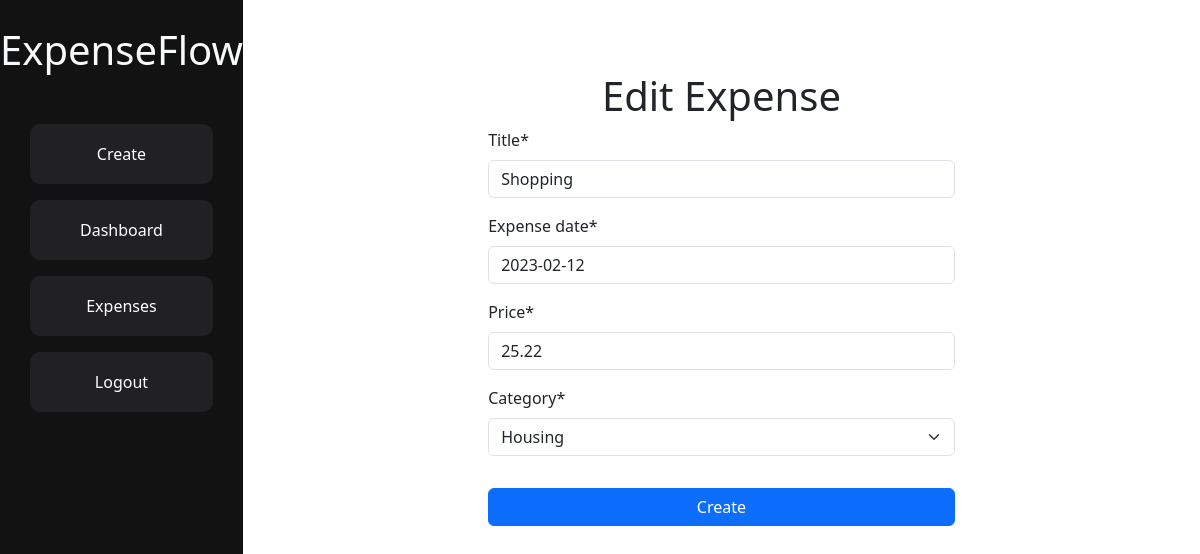
Before: /expense/edit/2/ (signed in) with the older database file.
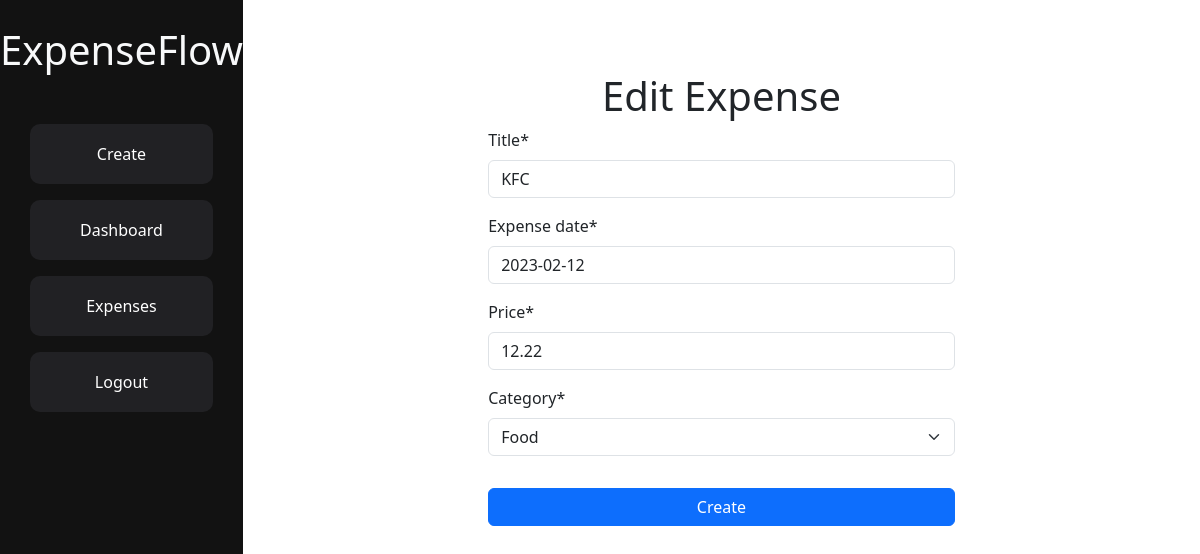
After: the same page with the newer database file.
### app/models.py (models this page shows, shortened)
class Expense(models.Model):
    user = models.ForeignKey(User, on_delete=models.CASCADE)
    category = models.ForeignKey(Category, on_delete=models.CASCADE)
    title = models.CharField(max_length=100)
    price = models.DecimalField(max_digits=8, decimal_places=2)
    expense_date = models.DateField()
    created_date = models.DateTimeField(auto_now_add=True)

### app/views.py (the view)
# urls.py: path('expense/edit/<int:pk>/', ExpenseUpdateView.as_view(), name='expense-edit')
class ExpenseUpdateView(UpdateView):
    model = Expense
    fields = ['title', 'expense_date', 'price', 'category']
    template_name = 'expense_edit.html'
    success_url = reverse_lazy("expense-list")

### app/models.py (called while the page is built)
    def __str__(self):
        return self.name

### app/templates/expense_edit.html (shortened to what this page needs)
{% extends 'base.html' %}
{% load static %}
{% load crispy_forms_tags %}
{% block content %}
<div class=" m-auto h-50 w-100 d-flex justify-content-center align-items-center flex-column">
    <h1>Edit Expense</h1>
    <form method="POST" class="h-50 w-50">
       {{ form | crispy }}
       <button type="submit" class="mt-3 btn btn-primary w-100" >Create</button>
    </form>
</div>
{% endblock %}

Changed rows visible on the page:
changed Expense: title "Shopping" → "KFC"; price "25.22" → "12.22"; category "Housing" → "Food"
